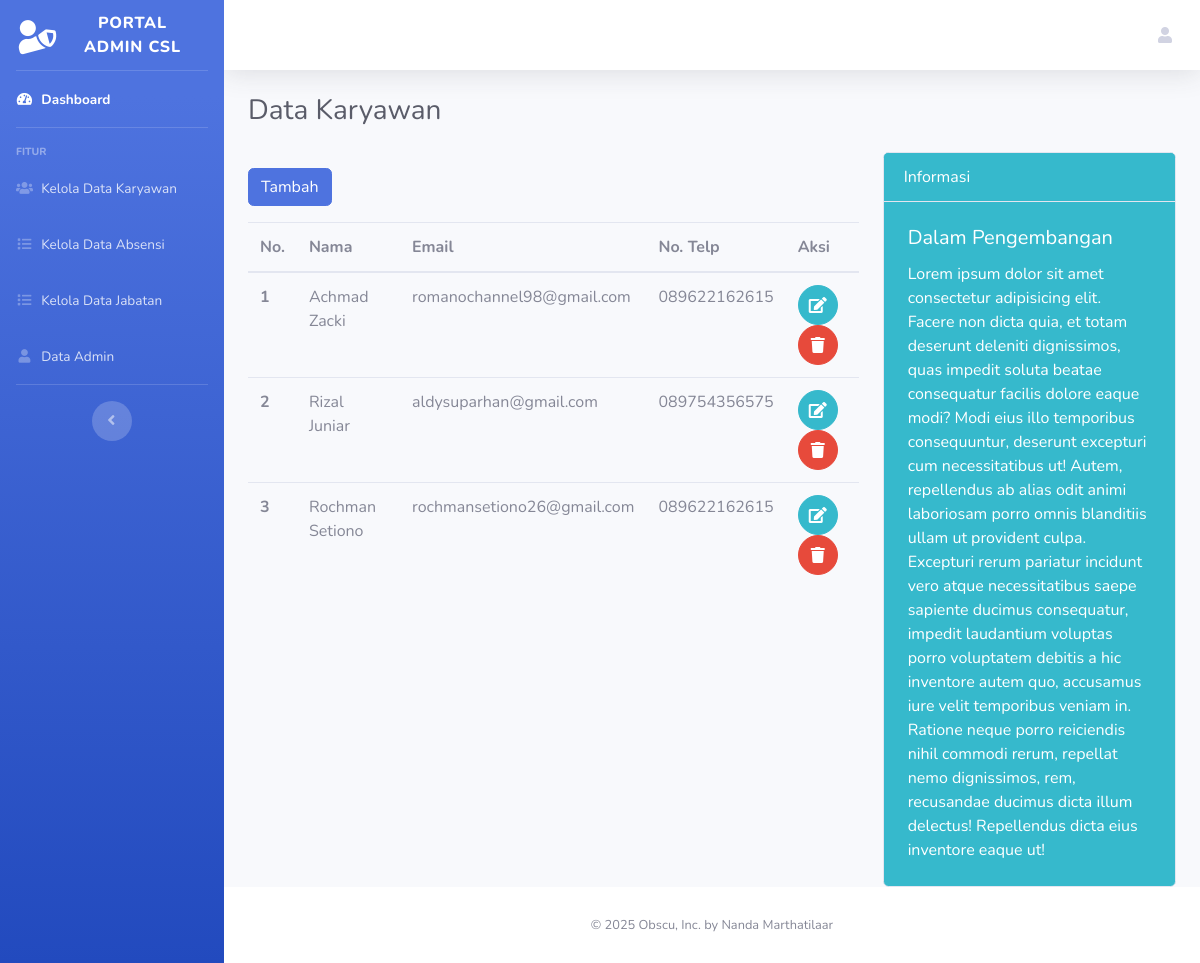
The page /index.php/admin/data_karyawan on the database its author committed.
### tables this page shows
CREATE TABLE `tb_karyawan` (
  `id` int NOT NULL,
  `uuid` varchar(255) NOT NULL,
  `nm_karyawan` varchar(255) NOT NULL,
  `id_jabatan` int NOT NULL,
  `kode_karyawan` varchar(255) NOT NULL,
  `tempat_lahir` varchar(150) DEFAULT NULL,
  `tanggal_lahir` date DEFAULT NULL,
  `email` varchar(150) DEFAULT NULL,
  `telp` varchar(50) DEFAULT NULL,
  `alamat_ktp` varchar(255) DEFAULT NULL,
  `alamat_domisili` varchar(255) DEFAULT NULL,
  `agama` enum('Islam','Kristen','Katolik','Hindu','Buddha','Konguchu') DEFAULT NULL,
  `kewarganegaraan` enum('WNI','WNA') DEFAULT 'WNI',
  `jenis_kelamin` enum('L','P') NOT NULL DEFAULT 'L',
  `pendidikan_terakhir` enum('SMA','SMK','S-1','S-2','SD','SMP') NOT NULL
);

### application/controllers/Admin.php (called while the page is built, shortened)
<?php
class Admin extends CI_Controller
{
    public function __construct()
    {
        $this->load->model('Karyawan_model');
        $this->load->model('Jabatan_model');
        $this->load->model('Absensi_model');
        $this->load->model('SendEmail');
        $this->load->library('form_validation');
    }
    public function render_view($title, $page, $page_data = [], $custom_js = [])
    {
        $partials = [
            'header' => $this->load->view('admin/template/header', ['title' => $title], TRUE),
            'footer' => $this->load->view('admin/template/footer', [], TRUE),
            'content_pages' => $this->load->view($page, ['data' => $page_data], TRUE),
            'sidebar' => $this->load->view('admin/template/sidebar', [], TRUE),
            'navbar' => $this->load->view('admin/template/navbar', [], TRUE),
            'custom_js' => $custom_js,
            'title' => $title
        ];
        $this->load->view('admin/main', $partials);
    }
    public function data_karyawan()
    {
        $config['base_url'] = site_url('admin/data-karyawan');
        $config['total_rows'] = $this->Karyawan_model->count_all();
        $config['per_page'] = 10;
        $config['uri_segment'] = 3;
        $config['full_tag_open'] = '<nav><ul class="pagination justify-content-end">';
        $config['full_tag_close'] = '</ul></nav>';
        $config['first_link'] = 'First';
        $config['last_link'] = 'Last';
        $config['first_tag_open'] = '<li class="page-item">';
        $config['first_tag_close'] = '</li>';
        $config['prev_link'] = '&laquo;';
        $config['prev_tag_open'] = '<li class="page-item">';
        $config['prev_tag_close'] = '</li>';
        $config['next_link'] = '&raquo;';
        $config['next_tag_open'] = '<li class="page-item">';
        $config['next_tag_close'] = '</li>';
        $config['last_tag_open'] = '<li class="page-item">';
        $config['last_tag_close'] = '</li>';
        $config['cur_tag_open'] = '<li class="page-item active"><span class="page-link">';
        $config['cur_tag_close'] = '</span></li>';
        $config['num_tag_open'] = '<li class="page-item">';
        $config['num_tag_close'] = '</li>';
        $config['attributes'] = ['class' => 'page-link'];
        $this->pagination->initialize($config);
        $start = $this->uri->segment(3) ?? 0;
        $title = "Data Karyawan";
        $page = 'admin/pages/data_karyawan_page';
        $page_data = [
            'data' => $this->Karyawan_model->get_all($config['per_page'], $start),
            'pagination' => $this->pagination->create_links(),
            'jabatan' => $this->Jabatan_model->get_jabatan()
        ];
        $custom_js = $this->load->view('admin/template/scripts/dataKaryawanScripts', [], TRUE);
        return $this->render_view($title, $page, $page_data, $custom_js);
    }
}

### index.php (called while the page is built, shortened)
<?php
require_once BASEPATH.'core/CodeIgniter.php';

### application/config/config.php (called while the page is built, shortened)
<?php
$config['base_url'] = 'http://localhost/proto-absensi/';
$config['index_page'] = '';
$config['uri_protocol'] = 'REQUEST_URI';
$config['url_suffix'] = '';
$config['language'] = 'english';
$config['charset'] = 'UTF-8';
$config['enable_hooks'] = FALSE;
$config['subclass_prefix'] = 'MY_';
$config['composer_autoload'] = FALSE;
$config['permitted_uri_chars'] = 'a-z 0-9~%.:_\-';
$config['enable_query_strings'] = FALSE;
$config['controller_trigger'] = 'c';
$config['function_trigger'] = 'm';
$config['directory_trigger'] = 'd';
$config['allow_get_array'] = TRUE;
$config['log_threshold'] = 0;
$config['log_path'] = '';
$config['log_file_extension'] = '';
$config['log_file_permissions'] = 0644;
$config['log_date_format'] = 'Y-m-d H:i:s';
$config['error_views_path'] = '';
$config['cache_path'] = '';
$config['cache_query_string'] = FALSE;
$config['encryption_key'] = '';
$config['sess_driver'] = 'files';
$config['sess_cookie_name'] = 'ci_session';
$config['sess_samesite'] = 'Lax';
$config['sess_expiration'] = 7200;
$config['sess_save_path'] = NULL;
$config['sess_match_ip'] = FALSE;
$config['sess_time_to_update'] = 300;
$config['sess_regenerate_destroy'] = FALSE;
$config['cookie_prefix'] = '';
$config['cookie_domain'] = '';
$config['cookie_path'] = '/';
$config['cookie_secure'] = FALSE;
$config['cookie_httponly'] = FALSE;
$config['cookie_samesite'] = 'Lax';
$config['standardize_newlines'] = FALSE;
$config['global_xss_filtering'] = FALSE;
$config['csrf_protection'] = FALSE;
$config['csrf_token_name'] = 'csrf_test_name';
$config['csrf_cookie_name'] = 'csrf_cookie_name';
$config['csrf_expire'] = 7200;
$config['csrf_regenerate'] = TRUE;
$config['csrf_exclude_uris'] = array();
$config['compress_output'] = FALSE;
$config['time_reference'] = 'local';
$config['rewrite_short_tags'] = FALSE;
$config['proxy_ips'] = '';

### application/models/Karyawan_model.php (called while the page is built, shortened)
<?php
class Karyawan_model extends CI_Model
{
    public function get_all($limit, $start)
    {
        return $this->db->limit($limit, $start)
            ->order_by('id', 'DESC')
            ->get('tb_karyawan')
            ->result();
    }
    public function count_all()
    {
        return $this->db->count_all('tb_karyawan');
    }
}

### application/views/admin/pages/data_karyawan_page.php (the view, shortened to what this page needs)
<div class="row">
    <div class="col-8">
        <div class="my-3">
            <a href="#" class="btn btn-primary" data-toggle="modal" data-target="#modalFormKaryawan"
                id="openModal">Tambah</a>
        </div>
        <div class="table-responsive">
            <table class="table">
                <thead>
                    <tr>
                        <th scope="col">No.</th>
                        <th scope="col">Nama</th>
                        <th scope="col">Email</th>
                        <th scope="col">No. Telp</th>
                        <th scope="col">Aksi</th>
                    </tr>
                </thead>
                <tbody>
                    <?php
                    $no = $this->uri->segment(3) + 1;
                    foreach ($data['data'] as $item) { ?>
                        <tr>
                            <th scope="row"><?= $no++; ?></th>
                            <td><?= $item->nm_karyawan; ?></td>
                            <td><?= $item->email; ?></td>
                            <td><?= $item->telp; ?></td>
                            <td>
                                <a href="#" class="btn btn-info btn-circle btn-edit" id="btn-edit"
                                    data-id="<?= $item->id; ?>" data-uuid="<?= $item->uuid; ?>"
                                    data-nm_karyawan="<?= htmlspecialchars($item->nm_karyawan, ENT_QUOTES); ?>"
                                    data-email="<?= htmlspecialchars($item->email, ENT_QUOTES); ?>"
                                    data-alamat_ktp="<?= htmlspecialchars($item->alamat_ktp, ENT_QUOTES); ?>"
                                    data-alamat_domisili="<?= htmlspecialchars($item->alamat_domisili, ENT_QUOTES); ?>"
                                    data-tempat_lahir="<?= htmlspecialchars($item->tempat_lahir, ENT_QUOTES); ?>"
                                    data-tanggal_lahir="<?= $item->tanggal_lahir; ?>"
                                    data-jenis_kelamin="<?= $item->jenis_kelamin; ?>"
                                    data-kewarganegaraan="<?= $item->kewarganegaraan; ?>" data-agama="<?= $item->agama; ?>"
                                    data-pendidikan_terakhir="<?= $item->pendidikan_terakhir; ?>"
                                    data-id_jabatan="<?= $item->id_jabatan; ?>" data-telp="<?= $item->telp; ?>">
                                    <i class="fas fa-edit"></i>
                                </a>
                                <a href="#" class="btn btn-danger btn-circle" id="btn-hapus" data-id="<?= $item->id ?>">
                                    <i class="fas fa-trash"></i>
                                </a>
                            </td>
                        </tr>
                    <?php } ?>
                </tbody>
            </table>
        </div>
    </div>
    <div class="col-4">
        <div class="card text-white bg-info">
            <div class="card-header bg-info">Informasi</div>
            <div class="card-body">
                <h5 class="card-title">Dalam Pengembangan</h5>
                <p class="card-text">Lorem ipsum dolor sit amet consectetur adipisicing elit. Facere non dicta quia, et
                    totam deserunt deleniti dignissimos, quas impedit soluta beatae consequatur facilis dolore eaque
                    modi? Modi eius illo temporibus consequuntur, deserunt excepturi cum necessitatibus ut! Autem,
                    repellendus ab alias odit animi laboriosam porro omnis blanditiis ullam ut provident culpa.
                    Excepturi rerum pariatur incidunt vero atque necessitatibus saepe sapiente ducimus consequatur,
                    impedit laudantium voluptas porro voluptatem debitis a hic inventore autem quo, accusamus iure velit
                    temporibus veniam in. Ratione neque porro reiciendis nihil commodi rerum, repellat nemo dignissimos,
                    rem, recusandae ducimus dicta illum delectus! Repellendus dicta eius inventore eaque ut!</p>
            </div>
        </div>
    </div>
</div>

### assets/css/custom.css (style rules this page uses)
.card-body { padding: 1.5rem; }
.table-responsive { overflow-x: auto; }

### rows shown on the page
tb_karyawan: nm_karyawan "Achmad Zacki", email "romanochannel98@gmail.com", telp "089622162615"
tb_karyawan: nm_karyawan "Rizal Juniar", email "aldysuparhan@gmail.com", telp "089754356575"
tb_karyawan: nm_karyawan "Rochman Setiono", email "rochmansetiono26@gmail.com", telp "089622162615"

### other values the page prints
$title "Data Karyawan"
